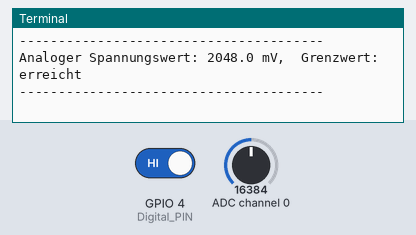
The program below on a simulated Raspberry Pi (BCM pin numbers). Parts: the last lines printed to the terminal. Inputs (shaded band) come from the test bench; at power-on: GPIO 4 (Digital_PIN) HIGH, ADC channel 0 = 16384 (analog values on the 0–32767 scale).

Above: at 1.2 s.
1.3 s: GPIO 4 (Digital_PIN) driven LOW
4.5 s: ADC channel 0 set to 22936
At 5.5 s:
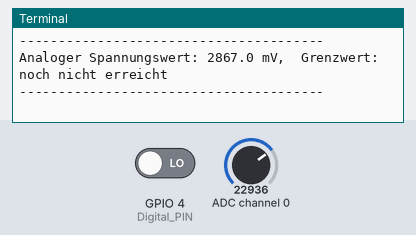
6.0 s: ADC channel 0 set to 28834
At 6.6 s:
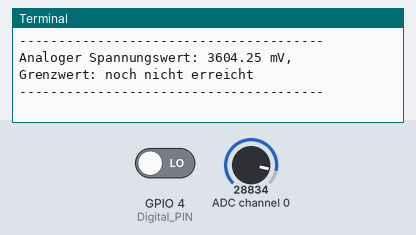
7.5 s: GPIO 4 (Digital_PIN) driven HIGH
Timing chart, 0 to 10.0 s (numbered marks = the images above; inputs shaded):
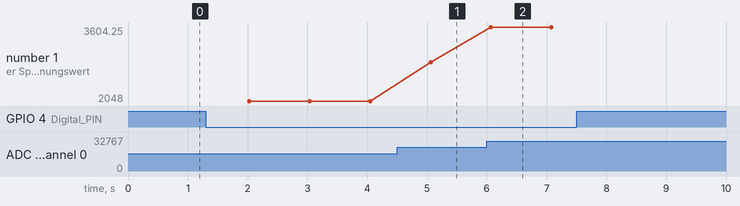

Measured:
- after the input at 4.5 s, the terminal: prints a new line after 0.56 s (image 1)
- after the input at 6.0 s, the terminal: prints a new line after 0.07 s (image 2)
- plotted number 1: 2048 → 2867 after the input at 4.5 s, 2867 → 3604.25 after the input at 6.0 s

The program:

metal-touch-sensor.py
```python
#!/usr/bin/python
# coding=utf-8


# Dieser Code nutzt die ADS1115 und die I2C Python Library fuer den Raspberry Pi
# Diese ist unter folgendem Link unter der BSD Lizenz veroeffentlicht
# [https://github.com/adafruit/Adafruit-Raspberry-Pi-Python-Code]
from Adafruit_ADS1x15 import ADS1x15
from time import sleep

import time, signal, sys, os
import RPi.GPIO as GPIO
GPIO.setmode(GPIO.BCM)
GPIO.setwarnings(False)

delayTime = 1

ADS1115 = 0x01  # 16-bit

# Verstaerkung (Gain) wird ausgewaehlt
gain = 4096  # +/- 4.096V
# gain = 2048  # +/- 2.048V
# gain = 1024  # +/- 1.024V
# gain = 512   # +/- 0.512V
# gain = 256   # +/- 0.256V

# Abtasterate des ADC (SampleRate) wird ausgewaehlt
# sps = 8    # 8 Samples pro Sekunde
# sps = 16   # 16 Samples pro Sekunde
# sps = 32   # 32 Samples pro Sekunde
sps = 64   # 64 Samples pro Sekunde
# sps = 128  # 128 Samples pro Sekunde
# sps = 250  # 250 Samples pro Sekunde
# sps = 475  # 475 Samples pro Sekunde
# sps = 860  # 860 Samples pro Sekunde

# ADC-Channel (1-4) wird ausgewaehlt
adc_channel = 0    # Channel 0
# adc_channel = 1    # Channel 1
# adc_channel = 2    # Channel 2
# adc_channel = 3    # Channel 3

adc = ADS1x15(ic=ADS1115)

Digital_PIN = 4
GPIO.setup(Digital_PIN, GPIO.IN, pull_up_down = GPIO.PUD_OFF)


try:
    while True:
        analog = adc.readADCSingleEnded(adc_channel, gain, sps)

        # Ausgabe auf die Konsole
        if GPIO.input(Digital_PIN) == False:
                print "Analoger Spannungswert:", analog,"mV, ","Grenzwert: noch nicht erreicht"
        else:
                print "Analoger Spannungswert:", analog, "mV, ", "Grenzwert: erreicht"
        print "---------------------------------------"
        time.sleep(delayTime)

except KeyboardInterrupt:
        GPIO.cleanup()
```
